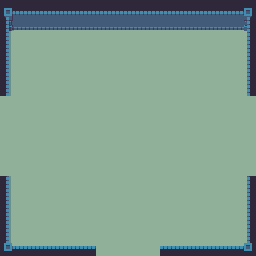

Rendered tile map (Tiled .tmx) drawn with the repository's tilesets; below, a short description and the full map source, tile grids included:
An orthogonal 16x16 tile map with 16x16 px tiles, 3 tile layers (Floor, Walls, Objects), 3 tilesets.

<map version="1.0" tiledversion="1.1.2" orientation="orthogonal" renderorder="right-down" width="16" height="16" tilewidth="16" tileheight="16" infinite="0" nextobjectid="1">
 <tileset firstgid="1" source="world1_tileset.tsx" />
 <tileset firstgid="241" source="world1_doors_front.tsx" />
 <tileset firstgid="385" source="world1_doors_side.tsx" />
 <layer name="Floor" width="16" height="16">
  <data encoding="csv">
55,55,55,55,55,55,55,55,55,55,55,55,55,55,55,55,
55,55,55,55,55,55,55,55,55,55,55,55,55,55,55,55,
55,55,55,55,55,55,55,55,55,55,55,55,55,55,55,55,
55,55,55,55,55,55,55,55,55,55,55,55,55,55,55,55,
55,55,55,55,55,55,55,55,55,55,55,55,55,55,55,55,
55,55,55,55,55,55,55,55,55,55,55,55,55,55,55,55,
55,55,55,55,55,55,55,55,55,55,55,55,55,55,55,55,
55,55,55,55,55,55,55,55,55,55,55,55,55,55,55,55,
55,55,55,55,55,55,55,55,55,55,55,55,55,55,55,55,
55,55,55,55,55,55,55,55,55,55,55,55,55,55,55,55,
55,55,55,55,55,55,55,55,55,55,55,55,55,55,55,55,
55,55,55,55,55,55,55,55,55,55,55,55,55,55,55,55,
55,55,55,55,55,55,55,55,55,55,55,55,55,55,55,55,
55,55,55,55,55,55,55,55,55,55,55,55,55,55,55,55,
55,55,55,55,55,55,55,55,55,55,55,55,55,55,55,55,
55,55,55,55,55,55,55,55,55,55,55,55,55,55,55,55
</data>
 </layer>
 <layer name="Walls" width="16" height="16">
  <data encoding="csv">
6,7,7,7,7,7,7,7,7,7,7,7,7,7,7,8,
30,31,31,31,31,31,31,31,31,31,31,31,31,31,31,32,
54,0,0,0,0,0,0,0,0,0,0,0,0,0,0,56,
54,0,0,0,0,0,0,0,0,0,0,0,0,0,0,56,
54,0,0,0,0,0,0,0,0,0,0,0,0,0,0,56,
54,0,0,0,0,0,0,0,0,0,0,0,0,0,0,56,
0,0,0,0,0,0,0,0,0,0,0,0,0,0,0,0,
0,0,0,0,0,0,0,0,0,0,0,0,0,0,0,0,
0,0,0,0,0,0,0,0,0,0,0,0,0,0,0,0,
0,0,0,0,0,0,0,0,0,0,0,0,0,0,0,0,
0,0,0,0,0,0,0,0,0,0,0,0,0,0,0,0,
54,0,0,0,0,0,0,0,0,0,0,0,0,0,0,56,
54,0,0,0,0,0,0,0,0,0,0,0,0,0,0,56,
54,0,0,0,0,0,0,0,0,0,0,0,0,0,0,56,
54,0,0,0,0,0,0,0,0,0,0,0,0,0,0,56,
78,79,79,79,79,79,0,0,0,0,79,79,79,79,79,80
</data>
 </layer>
 <layer name="Objects" width="16" height="16">
  <data encoding="csv">
0,0,0,0,0,0,0,0,0,0,0,0,0,0,0,0,
0,0,0,0,0,0,0,0,0,0,0,0,0,0,0,0,
0,0,0,0,0,0,0,0,0,0,0,0,0,0,0,0,
0,0,0,0,0,0,0,0,0,0,0,0,0,0,0,0,
0,0,0,0,0,0,0,0,0,0,0,0,0,0,0,0,
0,0,0,0,0,0,0,0,0,0,0,0,0,0,0,0,
0,0,0,0,0,0,0,0,0,0,0,0,0,0,0,0,
0,0,0,0,0,0,0,0,0,0,0,0,0,0,0,0,
0,0,0,0,0,0,0,0,0,0,0,0,0,0,0,0,
0,0,0,0,0,0,0,0,0,0,0,0,0,0,0,0,
0,0,0,0,0,0,0,0,0,0,0,0,0,0,0,0,
0,0,0,0,0,0,0,0,0,0,0,0,0,0,0,0,
0,0,0,0,0,0,0,0,0,0,0,0,0,0,0,0,
0,0,0,0,0,0,0,0,0,0,0,0,0,0,0,0,
0,0,0,0,0,0,0,0,0,0,0,0,0,0,0,0,
0,0,0,0,0,0,0,0,0,0,0,0,0,0,0,0
</data>
 </layer>
</map>
